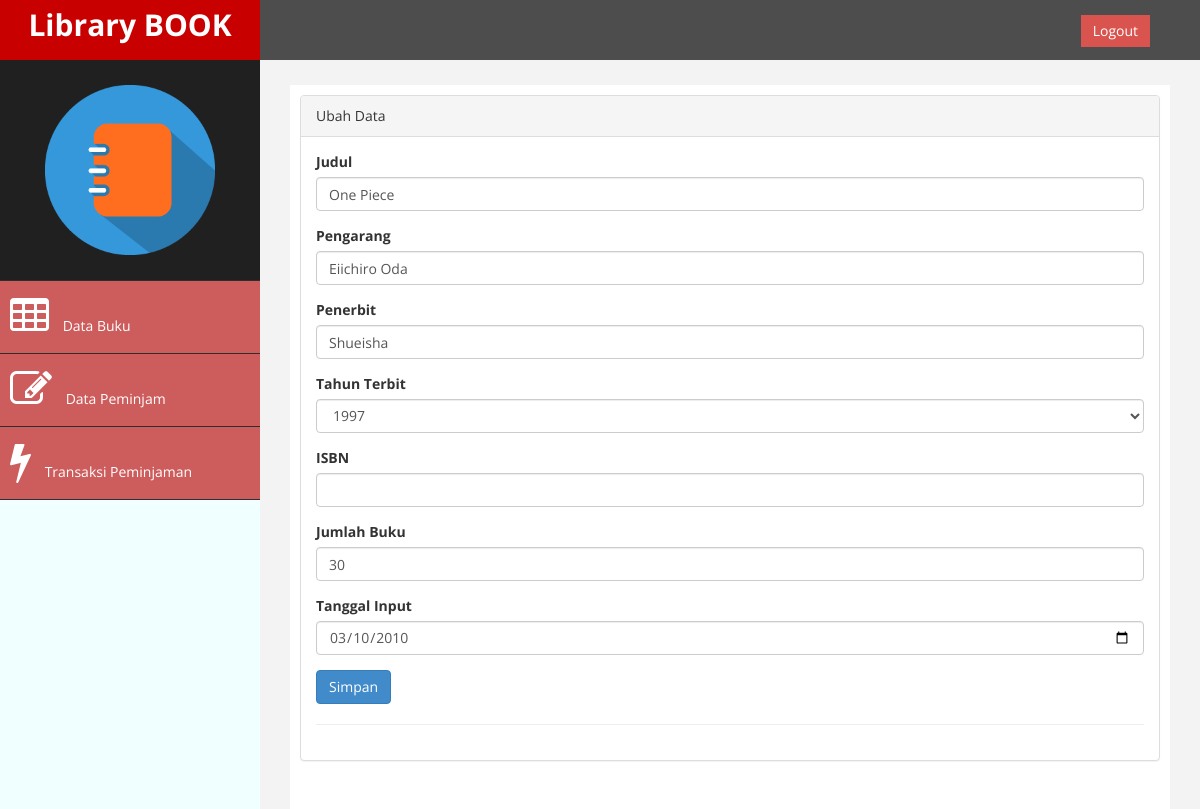
The page /Tugas4/tugas9/index_admin.php?page=buku&aksi=ubah&id_buku=13 on the database its author committed.
### tables this page shows
CREATE TABLE `buku` (
  `id_buku` int(9) NOT NULL,
  `judul` varchar(200) NOT NULL,
  `pengarang` varchar(200) NOT NULL,
  `penerbit` varchar(200) NOT NULL,
  `tahun_terbit` int(4) NOT NULL,
  `isbn` varchar(200) NOT NULL,
  `jumlah_buku` int(3) NOT NULL,
  `tgl_input` date NOT NULL,
  `file` varchar(100) NOT NULL
);

### Tugas4/tugas9/page/buku/ubah.php (the view, shortened to what this page needs)
<?php
    $koneksi=mysqli_connect("localhost","root","","library");
    $id_buku = $_GET['id_buku'];
    $sql = mysqli_query($koneksi, "SELECT * FROM buku WHERE id_buku='$id_buku'");
    $tampil = mysqli_fetch_array($sql);
?>
<div class="panel panel-default">
<div class="panel-heading">
    Ubah Data
</div>
<div class="panel-body">
                            <div class="row">
                                <div class="col-md-12">
                                    <form method="POST" action="index_admin.php?page=buku&aksi=update&id_buku=<?php echo $tampil['id_buku']; ?>" enctype="multipart/form-data">
                                        <div class="form-group">
                                            <label>Judul</label>
                                            <input class="form-control" name="judul" value="<?php echo $tampil['judul']?>" />
                                        </div>
                                        <div class="form-group">
                                            <label>Pengarang</label>
                                            <input class="form-control" name="pengarang" value="<?php echo $tampil['pengarang']?>" />
                                        </div>
                                        <div class="form-group">
                                            <label>Penerbit</label>
                                            <input class="form-control" name="penerbit" value="<?php echo $tampil['penerbit']?>" />
                                        </div>
                                        <div class="form-group">
                                            <label>Tahun Terbit</label>
                                            <select class="form-control" name="tahun_terbit" />
                                                <?php
                                                    $tahun_terbit = date("Y");
                                                    for($i = $tahun_terbit - 25;$i <= $tahun_terbit; $i++){
                                                            echo'<option value="'.$i.'">'.$i.'</option>';
                                                    }
                                                ?>
                                        </div>
                                        <div class="form-group">
                                            <label>ISBN</label>
                                            <input class="form-control" name="isbn" value="<?php echo $tampil['isbn']?>" />
                                        </div>
                                        <div class="form-group">
                                            <label>Jumlah Buku</label>
                                            <input class="form-control" type="number" name="jumlah" value="<?php echo $tampil['jumlah_buku']?>" />
                                        </div>
                                        <div class="form-group">
                                            <label>Tanggal Input</label>
                                            <input class="form-control" type="date" name="tanggal" value="<?php echo $tampil['tgl_input']?>" />
                                        </div>
                                        <div>
                                                <input type=submit name="simpan" value="Simpan" class="btn btn-primary">
                                        </div>
                                                </form>

### Tugas4/tugas9/assets/css/custom.css (style rules this page uses)
body { font-family: 'Open Sans', sans-serif; }

### rows shown on the page
buku: judul "One Piece", pengarang "Eiichiro Oda", penerbit "Shueisha", jumlah "30", tanggal "03/10/2010"

### other values the page prints
form field tahun_terbit "1997"
